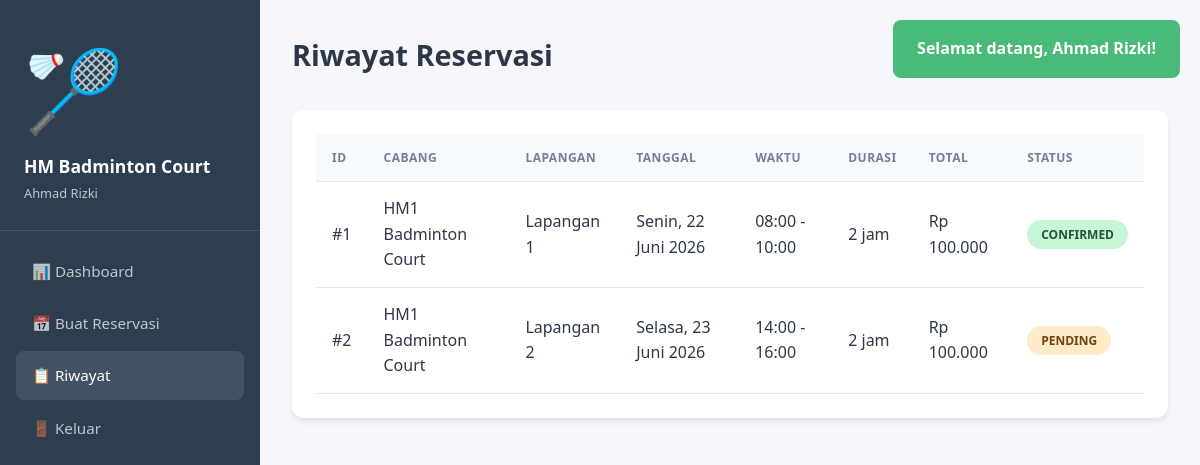
Page /riwayat.php (signed in) on the committed database.
### tables this page shows
CREATE TABLE IF NOT EXISTS reservasi (
    id INT AUTO_INCREMENT PRIMARY KEY,
    user_id INT NOT NULL COMMENT 'ID pelanggan pemesan',
    lapangan_id INT NOT NULL COMMENT 'ID lapangan yang dipesan',
    tanggal DATE NOT NULL COMMENT 'Tanggal main',
    waktu_mulai TIME NOT NULL COMMENT 'Jam mulai bermain',
    waktu_selesai TIME NOT NULL COMMENT 'Jam selesai bermain',
    durasi_jam INT NOT NULL COMMENT 'Lama sewa dalam jam',
    total_harga INT NOT NULL COMMENT 'Total biaya',
    catatan TEXT COMMENT 'Catatan tambahan dari pelanggan',
    status ENUM('pending', 'confirmed', 'cancelled', 'completed') DEFAULT 'pending' 
        COMMENT 'pending=menunggu, confirmed=dikonfirmasi, cancelled=dibatalkan, completed=selesai',
    payment_status ENUM('unpaid', 'dp_paid', 'paid') DEFAULT 'unpaid'
        COMMENT 'Status pembayaran',
    total_dibayar INT DEFAULT 0 COMMENT 'Total yang sudah dibayar',
    created_at TIMESTAMP DEFAULT CURRENT_TIMESTAMP,
    updated_at TIMESTAMP DEFAULT CURRENT_TIMESTAMP ON UPDATE CURRENT_TIMESTAMP,
    
    FOREIGN KEY (user_id) REFERENCES users(id) ON DELETE CASCADE,
    FOREIGN KEY (lapangan_id) REFERENCES lapangan(id) ON DELETE CASCADE,
    
    INDEX idx_tanggal (tanggal),
    INDEX idx_status (status),
    INDEX idx_payment_status (payment_status),
    INDEX idx_user (user_id),
    INDEX idx_lapangan_tanggal (lapangan_id, tanggal)
);

CREATE TABLE IF NOT EXISTS cabang (
    id INT AUTO_INCREMENT PRIMARY KEY,
    nama VARCHAR(100) NOT NULL COMMENT 'Nama cabang',
    alamat VARCHAR(255) NOT NULL COMMENT 'Alamat lengkap cabang',
    jumlah_lapangan INT NOT NULL DEFAULT 0 COMMENT 'Jumlah lapangan di cabang',
    no_telepon VARCHAR(20) DEFAULT NULL COMMENT 'Nomor telepon cabang',
    created_at TIMESTAMP DEFAULT CURRENT_TIMESTAMP,
    
    INDEX idx_nama (nama)
);

CREATE TABLE IF NOT EXISTS lapangan (
    id INT AUTO_INCREMENT PRIMARY KEY,
    cabang_id INT NOT NULL COMMENT 'ID cabang pemilik lapangan',
    nama VARCHAR(50) NOT NULL COMMENT 'Nama lapangan (Lapangan 1, 2, dst)',
    tipe ENUM('indoor', 'outdoor') DEFAULT 'indoor' COMMENT 'Tipe lapangan',
    status ENUM('tersedia', 'perawatan', 'tidak_aktif') DEFAULT 'tersedia' COMMENT 'Status ketersediaan',
    
    FOREIGN KEY (cabang_id) REFERENCES cabang(id) ON DELETE CASCADE,
    INDEX idx_cabang (cabang_id),
    INDEX idx_status (status)
);

### functions.php (called while the page is built, shortened)
<?php
function getReservasiByUser($user_id) {
    $db = getDB();
    $stmt = $db->prepare("SELECT r.*, l.nama as lapangan_nama, c.nama as cabang_nama, c.alamat
        FROM reservasi r
        JOIN lapangan l ON r.lapangan_id = l.id
        JOIN cabang c ON l.cabang_id = c.id
        WHERE r.user_id = ?
        ORDER BY r.created_at DESC");
    $stmt->execute([$user_id]);
    return $stmt->fetchAll(PDO::FETCH_ASSOC);
}
function formatRupiah($angka) {
    return 'Rp ' . number_format($angka, 0, ',', '.');
}
function formatTanggal($tanggal) {
    $bulan = ['','Januari','Februari','Maret','April','Mei','Juni','Juli','Agustus','September','Oktober','November','Desember'];
    $t = explode('-', $tanggal);
    return $t[2] . ' ' . $bulan[(int)$t[1]] . ' ' . $t[0];
}
function getHariIndo($tanggal) {
    $hari = ['Minggu','Senin','Selasa','Rabu','Kamis','Jumat','Sabtu'];
    return $hari[date('w', strtotime($tanggal))];
}

### riwayat.php (the view, shortened to what this page needs)
<?php
require_once 'functions.php';
$reservasi = getReservasiByUser($_SESSION['user_id']);
require_once 'header.php';
?>
<div class="dashboard-layout">
    <aside class="sidebar">
        <div class="sidebar-brand">
            <span class="brand-icon">🏸</span>
            <div>
                <h3>HM Badminton Court</h3>
                <small><?php echo $_SESSION['nama']; ?></small>
            </div>
        </div>
        <nav class="sidebar-nav">
            <a href="dashboard.php" class="nav-item">📊 Dashboard</a>
            <a href="reservasi.php" class="nav-item">📅 Buat Reservasi</a>
            <a href="riwayat.php" class="nav-item active">📋 Riwayat</a>
            <a href="logout.php" class="nav-item">🚪 Keluar</a>
        </nav>
    </aside>
    <main class="main-content">
        <header class="page-header">
            <h1>Riwayat Reservasi</h1>
        </header>
        <div class="content-section">
            <?php if (empty($reservasi)): ?>
                <div class="empty-state">
                    <span style="font-size: 4em;">📋</span>
                    <p>Belum ada reservasi</p>
                    <a href="reservasi.php" class="btn btn-primary">Buat Reservasi</a>
                </div>
            <?php else: ?>
            <div class="table-responsive">
                <table class="data-table">
                    <thead>
                        <tr>
                            <th>ID</th>
                            <th>Cabang</th>
                            <th>Lapangan</th>
                            <th>Tanggal</th>
                            <th>Waktu</th>
                            <th>Durasi</th>
                            <th>Total</th>
                            <th>Status</th>
                        </tr>
                    </thead>
                    <tbody>
                        <?php foreach ($reservasi as $r): ?>
                        <tr>
                            <td>#<?php echo $r['id']; ?></td>
                            <td><?php echo $r['cabang_nama']; ?></td>
                            <td><?php echo $r['lapangan_nama']; ?></td>
                            <td><?php echo getHariIndo($r['tanggal']) . ', ' . formatTanggal($r['tanggal']); ?></td>
                            <td><?php echo substr($r['waktu_mulai'], 0, 5); ?> - <?php echo substr($r['waktu_selesai'], 0, 5); ?></td>
                            <td><?php echo $r['durasi_jam']; ?> jam</td>
                            <td><?php echo formatRupiah($r['total_harga']); ?></td>
                            <td>
                                <span class="badge badge-<?php echo $r['status']; ?>">
                                    <?php echo ucfirst($r['status']); ?>
                                </span>
                            </td>
                        </tr>
                        <?php endforeach; ?>
                    </tbody>
                </table>
            </div>
            <?php endif; ?>
        </div>
    </main>
</div>
<?php require_once 'footer.php'; ?>

### style.css (style rules this page uses)
* { margin: 0; padding: 0; box-sizing: border-box; }
body { font-family: 'Segoe UI', Tahoma, Geneva, Verdana, sans-serif; background: #f5f7fa; color: #2d3748; line-height: 1.6; }
.brand-icon { font-size: 5em; margin-bottom: 20px; }
.dashboard-layout { display: flex; min-height: 100vh; }
.sidebar { width: 260px; background: #2c3e50; color: white; position: fixed; height: 100vh; overflow-y: auto; z-index: 100; }
.sidebar-brand { padding: 24px; border-bottom: 1px solid rgba(255,255,255,0.1); }
.sidebar-brand h3 { font-size: 1.1em; margin: 0; }
.sidebar-brand small { opacity: 0.7; font-size: 0.8em; }
.sidebar-nav { padding: 16px; display: flex; flex-direction: column; gap: 4px; }
.nav-item { display: flex; align-items: center; gap: 12px; padding: 12px 16px; color: rgba(255,255,255,0.7); text-decoration: none; border-radius: 8px; transition: all 0.2s; font-size: 0.95em; }
.nav-item:hover, .nav-item.active { background: rgba(255,255,255,0.1); color: white; }
.main-content { flex: 1; margin-left: 260px; padding: 32px; background: #f5f7fa; min-height: 100vh; }
.page-header { margin-bottom: 32px; }
.page-header h1 { font-size: 1.8em; font-weight: 700; color: #2d3748; }
.content-section { background: white; border-radius: 12px; padding: 24px; margin-bottom: 24px; box-shadow: 0 4px 6px -1px rgba(0,0,0,0.1); }
.data-table { width: 100%; border-collapse: collapse; }
.data-table th, .data-table td { padding: 14px 16px; text-align: left; border-bottom: 1px solid #e2e8f0; }
.data-table th { background: #f7fafc; font-weight: 700; font-size: 0.75em; text-transform: uppercase; color: #718096; letter-spacing: 0.5px; }
.badge { display: inline-block; padding: 5px 14px; border-radius: 20px; font-size: 0.75em; font-weight: 700; text-transform: uppercase; }
.badge-pending { background: #feebc8; color: #744210; }
.badge-confirmed { background: #c6f6d5; color: #22543d; }

### rows in the picture
reservasi: id "1", cabang.nama "HM1 Badminton Court", lapangan.nama "Lapangan 1", tanggal "Senin", tanggal "22 Juni 2026", waktu_mulai "08:00", waktu_selesai "10:00", durasi_jam "2", total_harga "Rp 100.000", status "CONFIRMED"
reservasi: id "2", cabang.nama "HM1 Badminton Court", lapangan.nama "Lapangan 2", tanggal "Selasa", tanggal "23 Juni 2026", waktu_mulai "14:00", waktu_selesai "16:00", durasi_jam "2", total_harga "Rp 100.000", status "PENDING"

### other values in the picture
$flash['message'] "Selamat datang, Ahmad Rizki!"
$_SESSION['nama'] "Ahmad Rizki"
